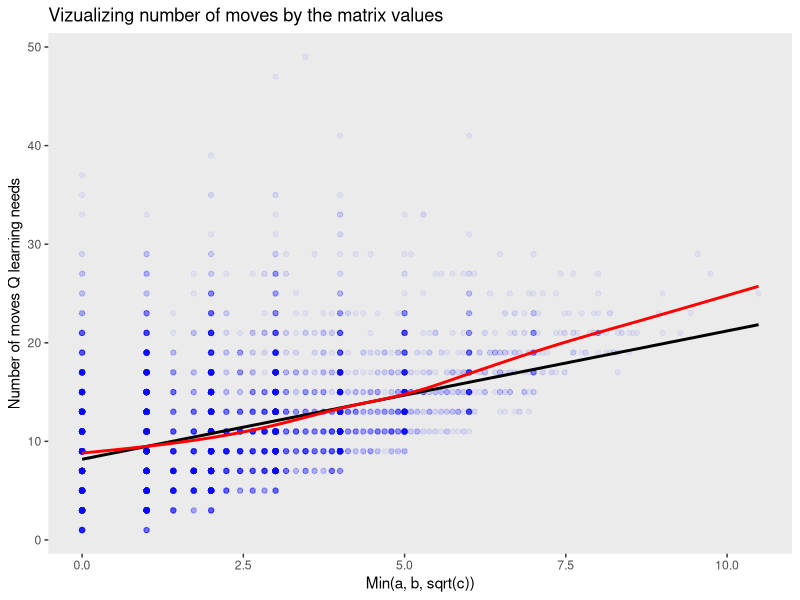
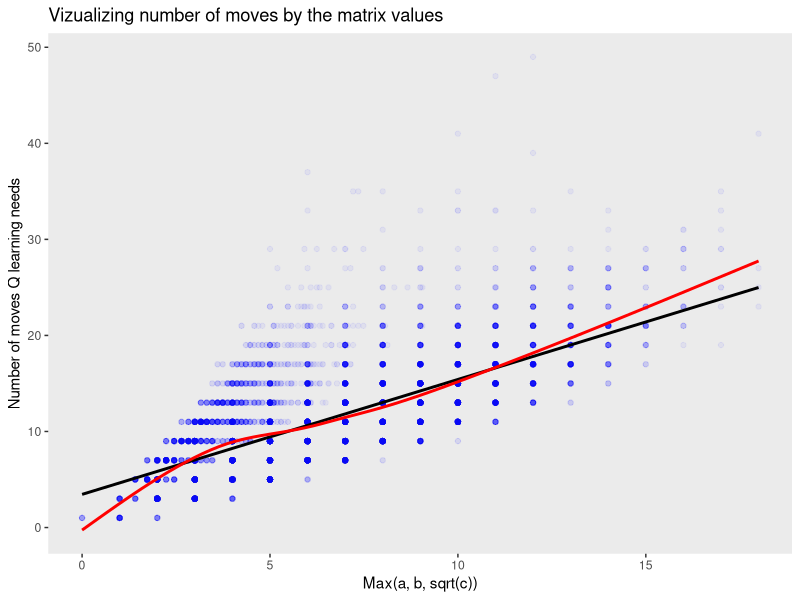

These charts were generated, in order, by the following R code:
library(tidyverse)

df = read_csv("viz_a_b_sqrt_c.csv")

ggplot(df, aes(x=min_a_b_sqrt_c, y=num_moves_Q_learning_needs)) + 
  geom_point(color="blue", alpha=0.05) +
  geom_smooth(method = "lm", color="black", se = FALSE) +
  geom_smooth(color="red", se = FALSE) +
  xlab("Min(a, b, sqrt(c))") + 
  ylab("Number of moves Q learning needs") + 
  theme(
    panel.grid.major.x = element_blank(),  
    panel.grid.minor.x = element_blank(),
    panel.grid.major.y = element_blank(),  
    panel.grid.minor.y = element_blank()
  ) + 
  ggtitle("Vizualizing number of moves by the matrix values")


ggplot(df, aes(x=max_a_b_sqrt_c, y=num_moves_Q_learning_needs)) + 
  geom_point(color="blue", alpha=0.05) +
  geom_smooth(method = "lm", color="black", se = FALSE) +
  geom_smooth(color="red", se = FALSE) +
  xlab("Max(a, b, sqrt(c))") + 
  ylab("Number of moves Q learning needs") + 
  theme(
    panel.grid.major.x = element_blank(),  
    panel.grid.minor.x = element_blank(),
    panel.grid.major.y = element_blank(),  
    panel.grid.minor.y = element_blank()
  ) + 
  ggtitle("Vizualizing number of moves by the matrix values")
  
  
       